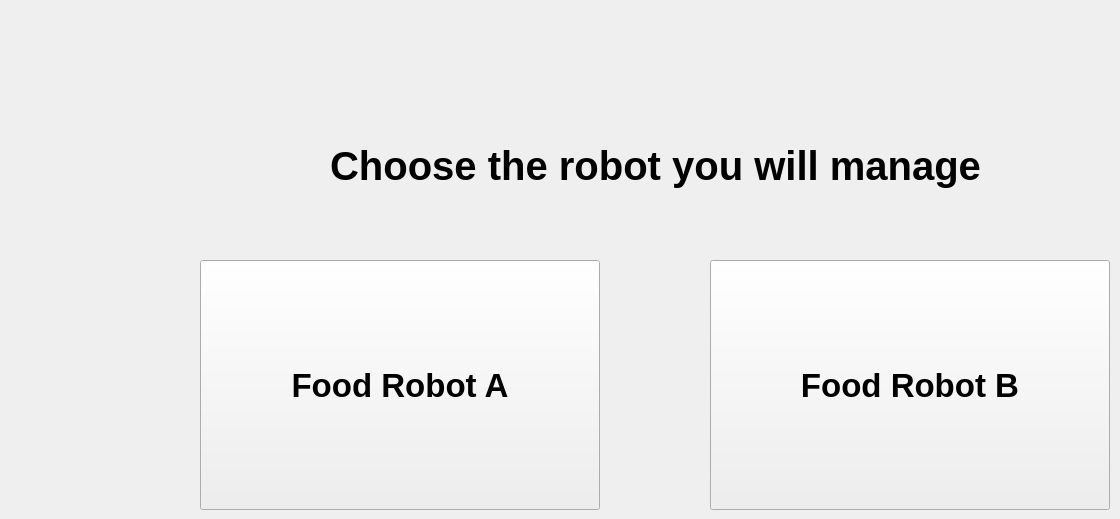
    <widget class="QWidget" name="robotmanager_choose_robot">
     <widget class="QLabel" name="label_26">
      <property name="geometry">
       <rect>
        <x>200</x>
        <y>140</y>
        <width>911</width>
        <height>51</height>
       </rect>
      </property>
      <property name="font">
       <font>
        <pointsize>30</pointsize>
        <weight>75</weight>
        <bold>true</bold>
       </font>
      </property>
      <property name="text">
       <string>Choose the robot you will manage</string>
      </property>
      <property name="alignment">
       <set>Qt::AlignCenter</set>
      </property>
     </widget>
     <widget class="QPushButton" name="manage_robot_a_button">
      <property name="geometry">
       <rect>
        <x>200</x>
        <y>260</y>
        <width>400</width>
        <height>250</height>
       </rect>
      </property>
      <property name="font">
       <font>
        <pointsize>25</pointsize>
        <weight>75</weight>
        <bold>true</bold>
       </font>
      </property>
      <property name="text">
       <string>Food Robot A</string>
      </property>
     </widget>
     <widget class="QPushButton" name="manage_robot_b_button">
      <property name="geometry">
       <rect>
        <x>710</x>
        <y>260</y>
        <width>400</width>
        <height>250</height>
       </rect>
      </property>
      <property name="font">
       <font>
        <pointsize>25</pointsize>
        <weight>75</weight>
        <bold>true</bold>
       </font>
      </property>
      <property name="text">
       <string>Food Robot B</string>
      </property>
     </widget>
    </widget>
